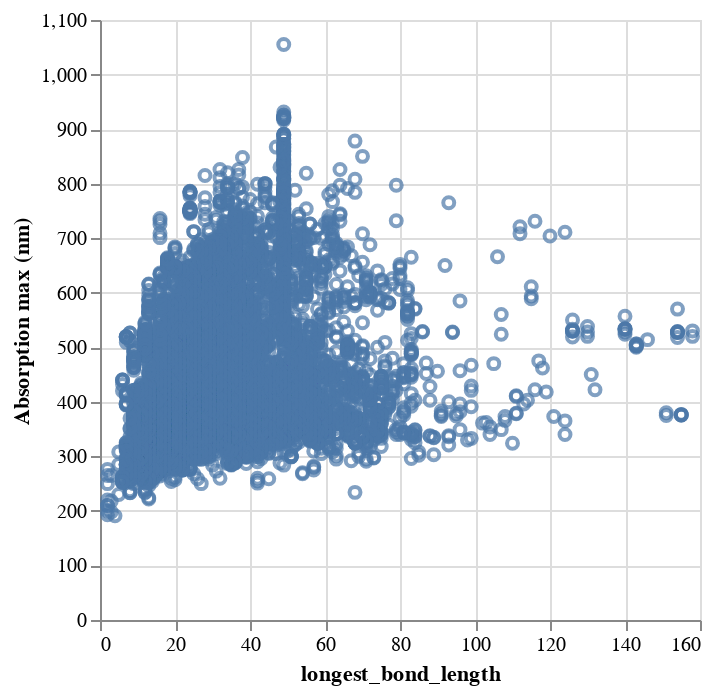

Notebook code cell kept with this figure:
### Code cell
df.drop("longest_bond_indices").plot.scatter(x="longest_bond_length", y="Absorption max (nm)")

### Figure 1 — Vega specification as saved in the notebook (floating-point values rounded to 4 significant figures; data arrays with more than 128 entries replaced by an {"elided": "..."} marker saying what was removed)
{"$schema": "https://vega.github.io/schema/vega/v5.json", "data": [{"name": "param_1_store"}, {"name": "source_0", "values": {"elided": "17264 records"}}, {"name": "source_0_x_domain_longest_bond_length", "values": [{"min": 2, "max": 158}]}, {"name": "source_0_y_domain_Absorption max (nm)", "values": [{"min": 191.0, "max": 1055.0}]}], "signals": [{"name": "unit", "value": {}, "on": [{"events": "pointermove", "update": "isTuple(group()) ? group() : unit"}]}, {"name": "param_1", "update": "vlSelectionResolve(\"param_1_store\", \"union\")"}, {"name": "param_1_longest_bond_length", "on": [{"events": [{"source": "view", "type": "dblclick"}], "update": "null"}, {"events": {"signal": "param_1_translate_delta"}, "update": "panLinear(param_1_translate_anchor.extent_x, -param_1_translate_delta.x / width)"}, {"events": {"signal": "param_1_zoom_delta"}, "update": "zoomLinear(domain(\"x\"), param_1_zoom_anchor.x, param_1_zoom_delta)"}]}, {"name": "param_1_Absorption_max__nm_", "on": [{"events": [{"source": "view", "type": "dblclick"}], "update": "null"}, {"events": {"signal": "param_1_translate_delta"}, "update": "panLinear(param_1_translate_anchor.extent_y, param_1_translate_delta.y / height)"}, {"events": {"signal": "param_1_zoom_delta"}, "update": "zoomLinear(domain(\"y\"), param_1_zoom_anchor.y, param_1_zoom_delta)"}]}, {"name": "param_1_tuple", "on": [{"events": [{"signal": "param_1_longest_bond_length || param_1_Absorption_max__nm_"}], "update": "param_1_longest_bond_length && param_1_Absorption_max__nm_ ? {unit: \"\", fields: param_1_tuple_fields, values: [param_1_longest_bond_length,param_1_Absorption_max__nm_]} : null"}]}, {"name": "param_1_tuple_fields", "value": [{"field": "longest_bond_length", "channel": "x", "type": "R"}, {"field": "Absorption max (nm)", "channel": "y", "type": "R"}]}, {"name": "param_1_translate_anchor", "value": {}, "on": [{"events": [{"source": "scope", "type": "pointerdown"}], "update": "{x: x(unit), y: y(unit), extent_x: domain(\"x\"), extent_y: domain(\"y\")}"}]}, {"name": "param_1_translate_delta", "value": {}, "on": [{"events": [{"source": "window", "between": [{"source": "scope", "type": "pointerdown"}, {"source": "window", "type": "pointerup"}], "consume": true, "type": "pointermove"}], "update": "{x: param_1_translate_anchor.x - x(unit), y: param_1_translate_anchor.y - y(unit)}"}]}, {"name": "param_1_zoom_anchor", "on": [{"events": [{"source": "scope", "type": "wheel", "consume": true}], "update": "{x: invert(\"x\", x(unit)), y: invert(\"y\", y(unit))}"}]}, {"name": "param_1_zoom_delta", "on": [{"events": [{"source": "scope", "type": "wheel", "consume": true}], "update": "pow(1.001, event.deltaY * pow(16, event.deltaMode))", "force": true}]}, {"name": "param_1_modify", "on": [{"events": {"signal": "param_1_tuple"}, "update": "modify(\"param_1_store\", param_1_tuple, true)"}]}], "marks": [{"type": "symbol", "name": "marks", "from": {"data": "source_0"}, "encode": {"update": {"fill": {"value": "transparent"}, "stroke": {"value": "#4c78a8"}, "opacity": {"value": 0.7}, "y": {"field": "Absorption max (nm)", "scale": "y"}, "tooltip": {"signal": "{\"longest_bond_length\": format(datum[\"longest_bond_length\"], \"\"), \"Absorption max (nm)\": format(datum[\"Absorption max (nm)\"], \"\")}"}, "x": {"field": "longest_bond_length", "scale": "x"}}}, "style": ["point"], "clip": true, "interactive": true}], "scales": [{"name": "x", "type": "linear", "domain": [{"signal": "(data(\"source_0_x_domain_longest_bond_length\")[0] || {}).min"}, {"signal": "(data(\"source_0_x_domain_longest_bond_length\")[0] || {}).max"}], "range": [0, {"signal": "width"}], "domainRaw": {"signal": "param_1[\"longest_bond_length\"]"}, "nice": true, "zero": true}, {"name": "y", "type": "linear", "domain": [{"signal": "(data(\"source_0_y_domain_Absorption max (nm)\")[0] || {}).min"}, {"signal": "(data(\"source_0_y_domain_Absorption max (nm)\")[0] || {}).max"}], "range": [{"signal": "height"}, 0], "domainRaw": {"signal": "param_1[\"Absorption max (nm)\"]"}, "nice": true, "zero": true}], "axes": [{"scale": "x", "labels": false, "aria": false, "domain": false, "zindex": 0, "tickCount": {"signal": "ceil(width/40)"}, "gridScale": "y", "maxExtent": 0, "minExtent": 0, "grid": true, "ticks": false, "orient": "bottom"}, {"scale": "y", "grid": true, "labels": false, "maxExtent": 0, "zindex": 0, "tickCount": {"signal": "ceil(height/40)"}, "domain": false, "aria": false, "minExtent": 0, "ticks": false, "orient": "left", "gridScale": "x"}, {"scale": "x", "grid": false, "zindex": 0, "labelFlush": true, "labelOverlap": true, "title": "longest_bond_length", "tickCount": {"signal": "ceil(width/40)"}, "orient": "bottom"}, {"scale": "y", "grid": false, "labelOverlap": true, "tickCount": {"signal": "ceil(height/40)"}, "zindex": 0, "title": "Absorption max (nm)", "orient": "left"}], "padding": 5, "background": "white", "height": 300, "width": 300, "style": "cell"}
